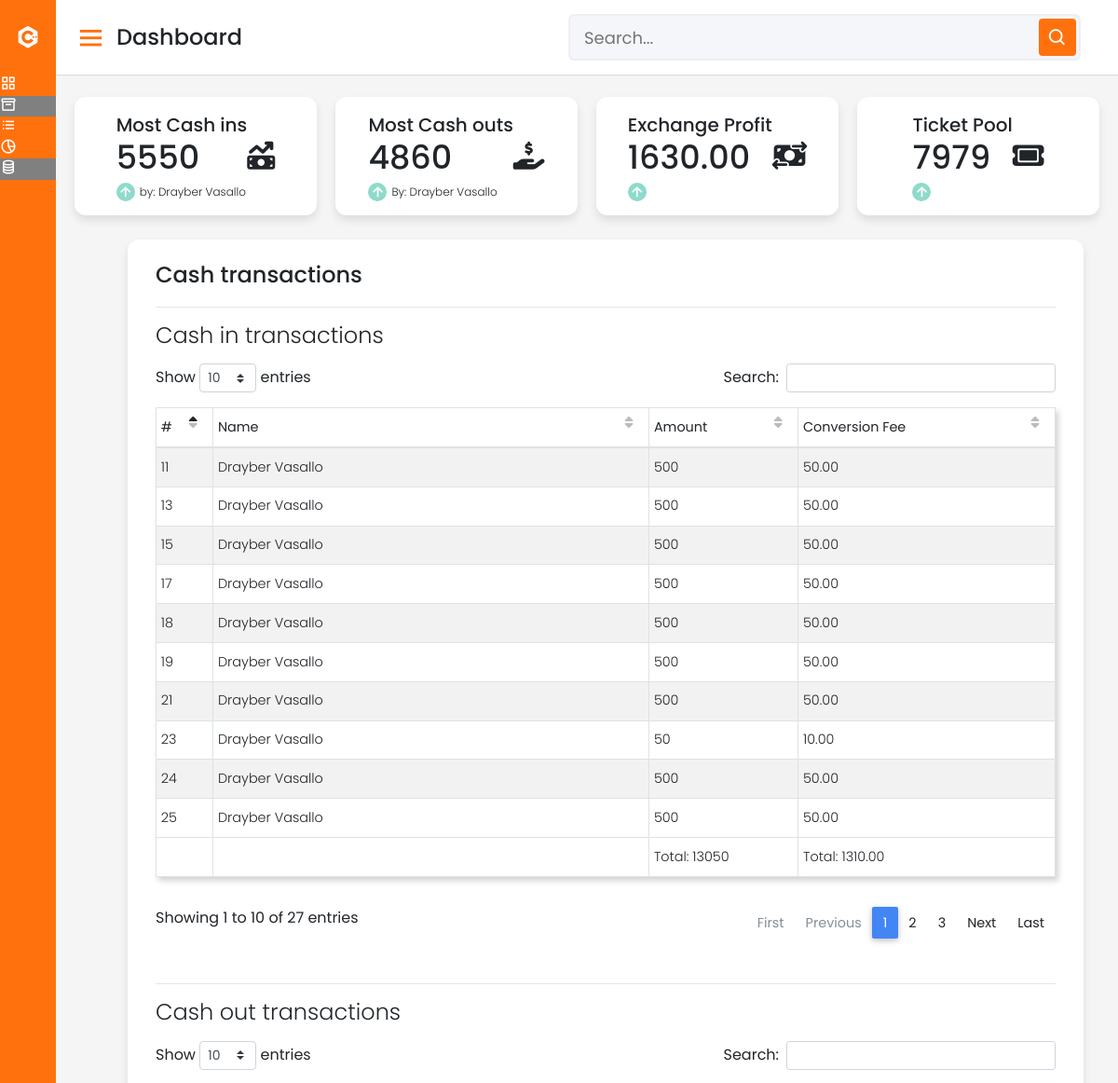
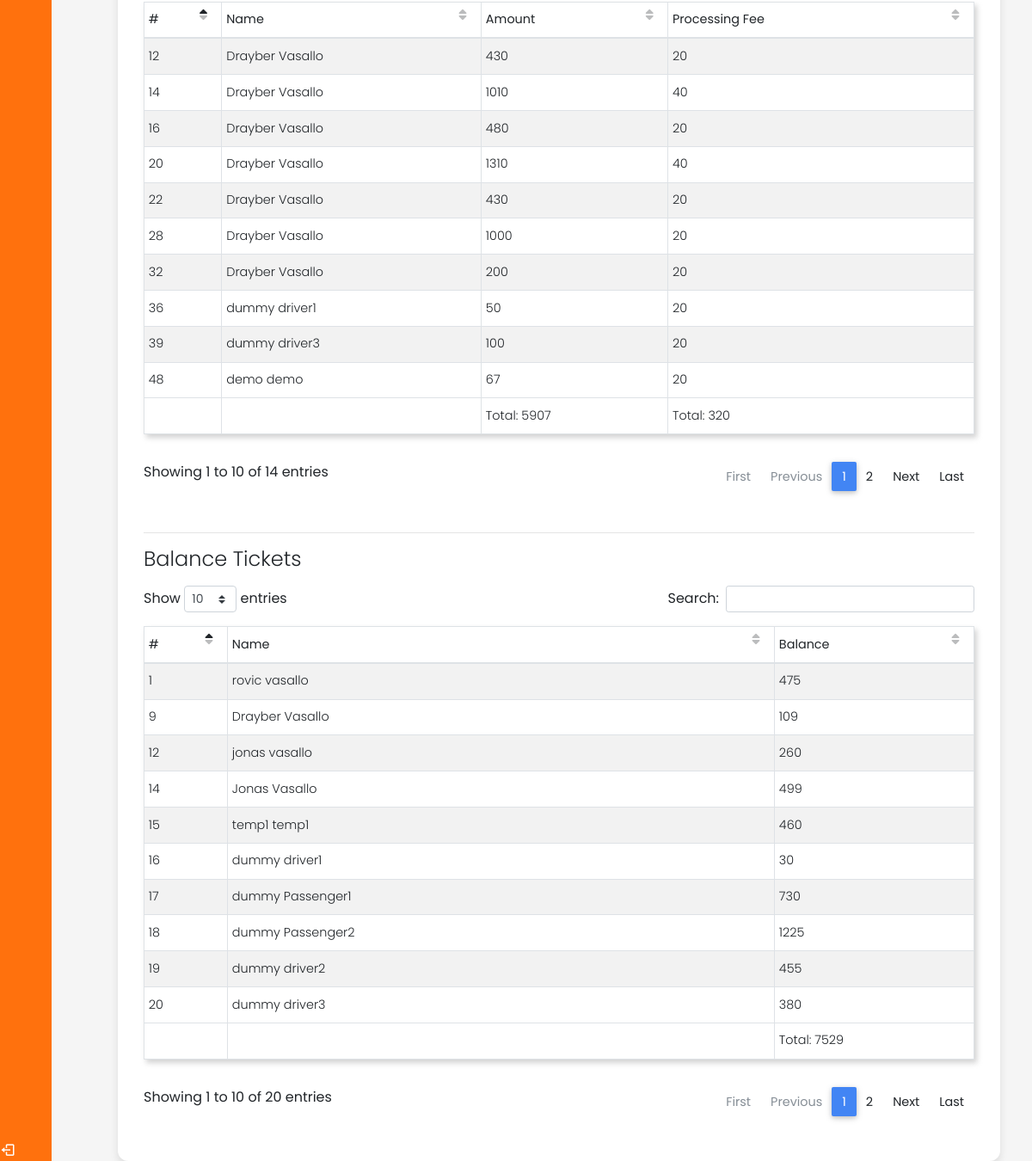
The page /admintest/report.php (signed in) on the database its author committed (2 pictures, top to bottom).
### tables this page shows
CREATE TABLE `cashtransaction` (
  `idCashTransac` int(11) NOT NULL,
  `transac_type` varchar(45) DEFAULT NULL,
  `transac_date` timestamp NOT NULL DEFAULT current_timestamp(),
  `transac_amount` double DEFAULT NULL,
  `process_fee` int(11) NOT NULL,
  `convert_fee` double(16,2) NOT NULL,
  `gcash_ref` char(8) NOT NULL,
  `gcash_no` char(11) NOT NULL,
  `transac_bal` int(11) NOT NULL,
  `transac_status` varchar(45) NOT NULL,
  `Users_idUsers` int(11) DEFAULT NULL
);

CREATE TABLE `users` (
  `uID` int(11) NOT NULL,
  `fname` varchar(50) DEFAULT NULL,
  `mname` varchar(50) DEFAULT NULL,
  `lname` varchar(50) DEFAULT NULL,
  `uPhone` char(13) DEFAULT NULL,
  `birthday` date NOT NULL,
  `street` varchar(50) NOT NULL,
  `brgy` varchar(50) NOT NULL,
  `city` varchar(50) NOT NULL,
  `prov` varchar(50) NOT NULL,
  `uEmail` varchar(255) DEFAULT NULL,
  `uPswd` varchar(255) DEFAULT NULL,
  `uType` varchar(50) DEFAULT NULL,
  `ticket_bal` int(11) NOT NULL,
  `lic_no` char(13) DEFAULT NULL,
  `applicant` tinyint(4) NOT NULL DEFAULT 0,
  `user_status` varchar(50) NOT NULL,
  `alert` tinyint(1) NOT NULL DEFAULT 0,
  `prof_path` varchar(255) NOT NULL DEFAULT 'default.jpg'
);

### admintest/report.php (the view, shortened to what this page needs)
<?php
require '../dbcon.php';
?>
<!DOCTYPE html>
<html lang="en" dir="ltr">
  <head>
    <link rel="stylesheet" href="style.css">
    <link href='https://unpkg.com/boxicons@2.0.7/css/boxicons.min.css' rel='stylesheet'>
      <link rel="stylesheet" href="https://use.fontawesome.com/releases/v5.11.2/css/all.css">
      <link rel="stylesheet" href="../plugins/css/bootstrap.min.css">
      <link rel="stylesheet" href="../plugins/css/mdb.min.css">
      <link rel="stylesheet" href="../plugins/css/addons/datatables.min.css">
      <link rel="stylesheet" href="../plugins/css/style.css">
   </head>
<body>
  <div class="sidebar">
    <div class="logo-details">
      <i class='bx bxl-c-plus-plus'></i>
      <span class="logo_name">Carpool</span>
    </div>
      <ul class="nav-links">
        <li>
          <a href="adminPanel.php">
            <i class='bx bx-grid-alt' ></i>
            <span class="links_name">Dashboard</span>
          </a>
        </li>
        <li>
          <a href="report.php" class="active">
            <i class='bx bx-box' ></i>
            <span class="links_name">Exchange</span>
          </a>
        </li>
        <li>
          <a href="usermasterlist.php">
            <i class='bx bx-list-ul' ></i>
            <span class="links_name">User list</span>
          </a>
        </li>
        <li>
          <a href="analytics.php">
            <i class='bx bx-pie-chart-alt-2' ></i>
            <span class="links_name">User Analytics</span>
          </a>
        </li>
        <li>
          <a href="trips.php" class="active">
            <i class='bx bx-coin-stack' ></i>
            <span class="links_name">Trips List</span>
          </a>
        </li>
        <li class="log_out">
          <a href="../login.php">
            <i class='bx bx-log-out'></i>
            <span class="links_name">Log out</span>
          </a>
        </li>
      </ul>
  </div>
  <section class="home-section">
    <nav>
      <div class="sidebar-button">
        <i class='bx bx-menu sidebarBtn'></i>
        <span class="dashboard">Dashboard</span>
      </div>
      <div class="search-box">
        <input type="text" placeholder="Search...">
        <i class='bx bx-search' ></i>
      </div>
    </nav>
    <div class="home-content">
      <div class="overview-boxes">
        <div class="box">
          <div class="right-side">
            <div class="box-topic">Most Cash ins</div>
            <?php
              $sql = "SELECT COUNT(cashtransaction.idCashTransac) AS count, CONCAT(users.fname ,' ',users.lname) AS name, transac_type, SUM(cashtransaction.transac_amount) AS count2, convert_fee FROM cashtransaction JOIN users ON users.uID = cashtransaction.Users_idUsers WHERE transac_status = 'complete' AND transac_type = 'Cash In' GROUP BY cashtransaction.Users_idUsers ORDER BY count2 DESC LIMIT 1;";
              $result = mysqli_query($con, $sql);
              $row = mysqli_fetch_assoc($result);
            ?>
            <div class="number"><?=$row['count2']?></div>
            <div class="indicator">
              <i class='bx bx-up-arrow-alt'></i>
              <span class="text">by: <?=$row['name']?></span>
            </div>
          </div>
          <i class="fa-solid fa-money-bill-trend-up"></i>
        </div>
        <div class="box">
          <div class="right-side">
            <div class="box-topic">Most Cash outs</div>
            <?php
              $sql = "SELECT COUNT(cashtransaction.idCashTransac) AS count,
              CONCAT(users.fname ,' ',users.lname) AS name,
              transac_type,
              SUM(cashtransaction.transac_amount) AS count2,
              convert_fee
              FROM cashtransaction
              JOIN users ON users.uID = cashtransaction.Users_idUsers
              WHERE transac_status = 'complete'
              AND transac_type = 'Cash Out'
              GROUP BY cashtransaction.Users_idUsers;";
              $result = mysqli_query($con, $sql);
              $row = mysqli_fetch_assoc($result);
            ?>
            <div class="number"><?=$row['count2']?></div>
            <div class="indicator">
              <i class='bx bx-up-arrow-alt'></i>
              <span class="text">By: <?=$row['name']?></span>
            </div>
          </div>
          <i class="fa-solid fa-hand-holding-dollar"></i>
        </div>
        <div class="box">
          <div class="right-side">
            <div class="box-topic">Exchange Profit</div>
            <?php
              $sql = "SELECT SUM(convert_fee) + SUM(process_fee) AS sum2 FROM cashtransaction WHERE transac_status = 'complete'";
              $result = mysqli_query($con, $sql);
              $row = mysqli_fetch_assoc($result);
            ?>
            <div class="number"><?=$row['sum2']?></div>
            <div class="indicator">
              <i class='bx bx-up-arrow-alt'></i>
            </div>
          </div>
          <i class="fa-solid fa-money-bill-transfer"></i>
        </div>
        <div class="box">
          <div class="right-side">
            <div class="box-topic">Ticket Pool</div>
            <?php
              $sql = "SELECT SUM(ticket_bal) AS sum FROM users";
              $result = mysqli_query($con, $sql);
              $row = mysqli_fetch_assoc($result);
            ?>
            <div class="number"><?=$row['sum']?></div>
            <div class="indicator">
              <i class='bx bx-up-arrow-alt'></i>
            </div>
          </div>
          <i class="fa-solid fa-ticket"></i>
        </div>
      </div>
        <div class="report-wrapper">
        <div class="sales-boxes three3">
          <div class="top-sales box">
            <div class="title">Cash transactions</div>
            <hr>
            <div class="cars">
              <h4>Cash in transactions</h4>
              <table id="dtBasicExample3" class="table table-striped table-bordered table-sm" cellspacing="0" width="100%">
                <thead class="">
                  <tr>
                    <th>#</th>
                    <th>Name</th>
                    <th>Amount</th>
                    <th>Conversion Fee</th>
                  </tr>
                </thead>
                <tbody>
                  <tr>
                    <?php
                    $sql = "SELECT cashtransaction.idCashTransac, users.fname, users.mname, users.lname, cashtransaction.transac_amount, cashtransaction.convert_fee FROM cashtransaction JOIN users ON cashtransaction.Users_idUsers = users.uID WHERE cashtransaction.transac_status = 'Complete' AND cashtransaction.transac_type='Cash In';";
                    $sqlTotal = "SELECT SUM(transac_amount) AS total1, SUM(convert_fee) AS total2 FROM cashtransaction WHERE transac_type='Cash In' AND transac_status='Complete';";
                    $resultTotal = mysqli_query($con, $sqlTotal);
                    $rowTotal = mysqli_fetch_assoc($resultTotal);
                    $result = mysqli_query($con, $sql);
                    while($row = mysqli_fetch_assoc($result)):
                    ?>
                    <td><?=$row['idCashTransac']?></td>
                    <td><?php echo $row['fname'].' '. $row['lname'];?></td>
                    <td><?=$row['transac_amount']?></td>
                    <td><?=$row['convert_fee']?></td>
                    </tr>
                  <?php endwhile; ?>
                </tbody>
                <tfoot>
                  <tr>
                    <td></td>
                    <td></td>
                    <td>Total: <?=$rowTotal['total1']?></td>
                    <td>Total: <?=$rowTotal['total2']?></td>
                  </tr>
                </tfoot>
              </table>
            </div>
            <hr>
            <div class="cars">
              <h4>Cash out transactions</h4>
              <table id="dtBasicExample4" class="table table-striped table-bordered table-sm" cellspacing="0" width="100%">
                <thead class="">
                  <tr>
                    <th>#</th>
                    <th>Name</th>
                    <th>Amount</th>
                    <th>Processing Fee</th>
                  </tr>
                </thead>
                <tbody>
                  <tr>
                    <?php
                    $sql = "SELECT cashtransaction.idCashTransac, users.fname, users.mname, users.lname, cashtransaction.transac_amount, cashtransaction.process_fee FROM cashtransaction JOIN users ON cashtransaction.Users_idUsers = users.uID WHERE cashtransaction.transac_status = 'Complete' AND cashtransaction.transac_type='Cash Out';";
                    $sqlTotal = "SELECT SUM(transac_amount) AS total1, SUM(process_fee) AS total2 FROM cashtransaction WHERE transac_type='Cash Out' AND transac_status='Complete';";
                    $resultTotal = mysqli_query($con, $sqlTotal);
                    $rowTotal = mysqli_fetch_assoc($resultTotal);
                    $result = mysqli_query($con, $sql);
                    while($row = mysqli_fetch_assoc($result)):
                    ?>
                    <td><?=$row['idCashTransac']?></td>
                    <td><?php echo $row['fname'].' '. $row['lname'];?></td>
                    <td><?=$row['transac_amount']?></td>
                    <td><?=$row['process_fee']?></td>
                    </tr>
                  <?php endwhile; ?>
                </tbody>
                <tfoot>
                  <tr>
                    <td></td>
                    <td></td>
                    <td>Total: <?=$rowTotal['total1']?></td>
                    <td>Total: <?=$rowTotal['total2']?></td>
                  </tr>
                </tfoot>
              </table>
            </div>
            <hr>
            <div class="cars">
              <h4>Balance Tickets</h4>
              <table id="dtBasicExample5" class="table table-striped table-bordered table-sm" cellspacing="0" width="100%">
                <thead class="">
                  <tr>
                    <th>#</th>
                    <th>Name</th>
                    <th>Balance</th>
                  </tr>
                </thead>
                <tbody>
                  <tr>
                    <?php
                    $sql = "SELECT uID, fname, mname, lname, ticket_bal FROM users WHERE uType='Passenger' OR uType='Driver';";
                    $sqlTotal = "SELECT SUM(ticket_bal) AS total FROM users WHERE uType='Passenger' OR uType='Driver';";
                    $resultTotal = mysqli_query($con, $sqlTotal);
                    $rowTotal = mysqli_fetch_assoc($resultTotal);
                    $result = mysqli_query($con, $sql);
                    while($row = mysqli_fetch_assoc($result)):
                    ?>
                    <td><?=$row['uID']?></td>
                    <td><?php echo $row['fname'].' '. $row['lname'];?></td>
                    <td><?=$row['ticket_bal']?></td>
                    </tr>
                  <?php endwhile; ?>
                </tbody>
                <tfoot>
                  <tr>
                    <td></td>
                    <td></td>
                    <td>Total: <?=$rowTotal['total']?></td>
                  </tr>
                </tfoot>
              </table>
              </div>
            </div>
          </div>
        </div>
      </div>
  </section>
</body>
</html>

### admintest/style.css (style rules this page uses)
* { margin: 0; padding: 0; box-sizing: border-box; font-family: 'Poppins', sans-serif; }
.sidebar { position: fixed; height: 100%; width: 240px; background: #ff710d; transition: all 0.5s ease; }
.sidebar .logo-details { height: 80px; display: flex; align-items: center; }
.sidebar .logo-details i { font-size: 28px; color: #fff; min-width: 60px; text-align: center; }
.sidebar .logo-details .logo_name { color: #fff; font-size: 24px; font-weight: 500; }
.sidebar .nav-links li { position: relative; list-style: none; }
.sidebar .nav-links li a { height: 100%; width: 100%; display: flex; align-items: left; text-decoration: none; transition: all 0.4s ease; }
.sidebar .nav-links li a.active { background: gray; }
.sidebar .nav-links li i { min-width: 60px; text-align: left; font-size: 18px; color: #fff; }
.sidebar .nav-links li a .links_name { color: #fff; font-size: 15px; font-weight: 400; white-space: nowrap; }
.sidebar .nav-links .log_out { position: absolute; bottom: 0; width: 100%; }
.home-section { position: relative; background: #f5f5f5; min-height: 100vh; width: calc(100% - 240px); left: 240px; transition: all 0.5s ease; }
.home-section nav { display: flex; justify-content: space-between; height: 80px; background: #fff; display: flex; align-items: center; position: fixed; width: calc(100% - 240px); left: 240px; z-index: 100; padding: 0 20px; box-shadow: 0 1px 1px rgba(0, 0, 0, 0.1); transition: all 0.5s ease; }
.home-section nav .sidebar-button { display: flex; align-items: center; font-size: 24px; font-weight: 500; }
nav .sidebar-button i { font-size: 35px; margin-right: 10px; }
.home-section nav .search-box { position: relative; height: 50px; max-width: 550px; width: 100%; margin: 0 20px; }
nav .search-box input { height: 100%; width: 100%; outline: none; background: #F5F6FA; border: 2px solid #EFEEF1; border-radius: 6px; font-size: 18px; padding: 0 15px; }
nav .search-box .bx-search { position: absolute; height: 40px; width: 40px; background: #ff710d; right: 5px; top: 50%; transform: translateY(-50%); border-radius: 4px; line-height: 40px; text-align: center; color: #fff; font-size: 22px; transition: all 0.4 ease; }
.home-section .home-content { position: relative; padding-top: 104px; }
.home-content .overview-boxes { display: flex; align-items: center; justify-content: space-between; flex-wrap: wrap; padding: 0 20px; margin-bottom: 26px; }
.overview-boxes .box { display: flex; align-items: center; justify-content: center; width: calc(100% / 4 - 15px); background: #fff; padding: 15px 14px; border-radius: 12px; box-shadow: 0 5px 10px rgba(0,0,0,0.1); }
.overview-boxes .box-topic { font-size: 20px; font-weight: 500; }
.home-content .box .number { display: inline-block; font-size: 35px; margin-top: -6px; font-weight: 500; }
.home-content .box .indicator { display: flex; align-items: center; }
.home-content .box .indicator i { height: 20px; width: 20px; background: #8FDACB; line-height: 20px; text-align: center; border-radius: 50%; color: #fff; font-size: 20px; margin-right: 5px; }
.home-content .box .indicator .text { font-size: 12px; }
.sales-boxes .box .title { font-size: 24px; font-weight: 500; }
.home-content .sales-boxes .top-sales { width: 100%; min-height: 650px; max-height: 100%; background: #fff; padding: 20px 30px; margin: 0 20px 0 20px; border-radius: 12px; box-shadow: 0 5px 10px rgba(0, 0, 0, 0.1); }
@media (max-width: 1240px) { .sidebar { width: 60px; } }
@media (max-width: 1240px) { .home-section { width: calc(100% - 60px); left: 60px; } }
@media (max-width: 1240px) { .home-section nav { width: calc(100% - 60px); left: 60px; } }
.home-content .three3 { flex-grow: 1; height: 0%; max-width: 90%; }
i { font-size: 30px; }
.report-wrapper { display: flex; justify-content: center; }
.bx { color: #ff710d; }
table { box-shadow: 3px 4px 6px 0px rgba(196, 196, 196, 0.75); }

### rows shown on the page
cashtransaction: idCashTransac "11", Users_idUsers.fname "Drayber", Users_idUsers.lname "Vasallo", transac_amount "500", convert_fee "50.00"
cashtransaction: idCashTransac "13", Users_idUsers.fname "Drayber", Users_idUsers.lname "Vasallo", transac_amount "500", convert_fee "50.00"
cashtransaction: idCashTransac "15", Users_idUsers.fname "Drayber", Users_idUsers.lname "Vasallo", transac_amount "500", convert_fee "50.00"
cashtransaction: idCashTransac "17", Users_idUsers.fname "Drayber", Users_idUsers.lname "Vasallo", transac_amount "500", convert_fee "50.00"
cashtransaction: idCashTransac "18", Users_idUsers.fname "Drayber", Users_idUsers.lname "Vasallo", transac_amount "500", convert_fee "50.00"
cashtransaction: idCashTransac "19", Users_idUsers.fname "Drayber", Users_idUsers.lname "Vasallo", transac_amount "500", convert_fee "50.00"
cashtransaction: idCashTransac "21", Users_idUsers.fname "Drayber", Users_idUsers.lname "Vasallo", transac_amount "500", convert_fee "50.00"
cashtransaction: idCashTransac "23", Users_idUsers.fname "Drayber", Users_idUsers.lname "Vasallo", transac_amount "50", convert_fee "10.00"
cashtransaction: idCashTransac "24", Users_idUsers.fname "Drayber", Users_idUsers.lname "Vasallo", transac_amount "500", convert_fee "50.00"
cashtransaction: idCashTransac "25", Users_idUsers.fname "Drayber", Users_idUsers.lname "Vasallo", transac_amount "500", convert_fee "50.00"
cashtransaction: idCashTransac "12", Users_idUsers.fname "Drayber", Users_idUsers.lname "Vasallo", transac_amount "430", process_fee "20"
cashtransaction: idCashTransac "14", Users_idUsers.fname "Drayber", Users_idUsers.lname "Vasallo", transac_amount "1010", process_fee "40"
cashtransaction: idCashTransac "16", Users_idUsers.fname "Drayber", Users_idUsers.lname "Vasallo", transac_amount "480", process_fee "20"
cashtransaction: idCashTransac "20", Users_idUsers.fname "Drayber", Users_idUsers.lname "Vasallo", transac_amount "1310", process_fee "40"
cashtransaction: idCashTransac "22", Users_idUsers.fname "Drayber", Users_idUsers.lname "Vasallo", transac_amount "430", process_fee "20"
cashtransaction: idCashTransac "28", Users_idUsers.fname "Drayber", Users_idUsers.lname "Vasallo", transac_amount "1000", process_fee "20"
cashtransaction: idCashTransac "32", Users_idUsers.fname "Drayber", Users_idUsers.lname "Vasallo", transac_amount "200", process_fee "20"
cashtransaction: idCashTransac "36", Users_idUsers.fname "dummy", Users_idUsers.lname "driver1", transac_amount "50", process_fee "20"
cashtransaction: idCashTransac "39", Users_idUsers.fname "dummy", Users_idUsers.lname "driver3", transac_amount "100", process_fee "20"
cashtransaction: idCashTransac "48", Users_idUsers.fname "demo", Users_idUsers.lname "demo", transac_amount "67", process_fee "20"
users: uID "1", fname "rovic", lname "vasallo", ticket_bal "475"
users: uID "9", fname "Drayber", lname "Vasallo", ticket_bal "109"
users: uID "12", fname "jonas", lname "vasallo", ticket_bal "260"
users: uID "14", fname "Jonas", lname "Vasallo", ticket_bal "499"
users: uID "15", fname "temp1", lname "temp1", ticket_bal "460"
users: uID "16", fname "dummy", lname "driver1", ticket_bal "30"
users: uID "17", fname "dummy", lname "Passenger1", ticket_bal "730"
users: uID "18", fname "dummy", lname "Passenger2", ticket_bal "1225"
users: uID "19", fname "dummy", lname "driver2", ticket_bal "455"
users: uID "20", fname "dummy", lname "driver3", ticket_bal "380"

### other values the page prints
$row['count2'] "5550"
$row['name'] "Drayber Vasallo"
$row['count2'] "4860"
$row['sum2'] "1630.00"
$row['sum'] "7979"
$rowTotal['total1'] "13050"
$rowTotal['total2'] "1310.00"
$rowTotal['total1'] "5907"
$rowTotal['total2'] "320"
$rowTotal['total'] "7529"
